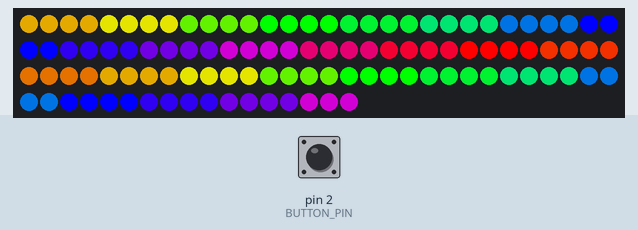
Bench run of a sketch on a simulated Arduino Uno, built with avr-gcc and run on an emulated ATmega328P. Parts: 107 RGB LEDs in strip order, left to right, continuing on the next row. The test bench sets the inputs (shaded band); at power-on: pin 2 (BUTTON_PIN) HIGH.

Above: at 3.26 s.
3.3 s: pin 2 (BUTTON_PIN) pulsed LOW 5 times (0.12 s each, 0.3 s apart)
At 3.87 s:
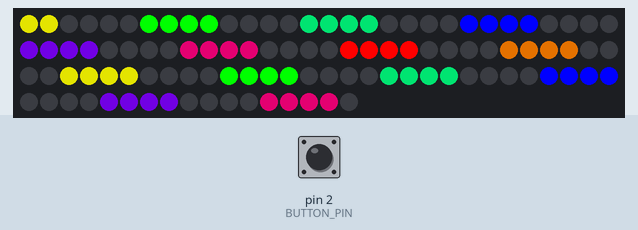
6.3 s: pin 2 (BUTTON_PIN) pulled LOW for 0.15 s
At 6.54 s:
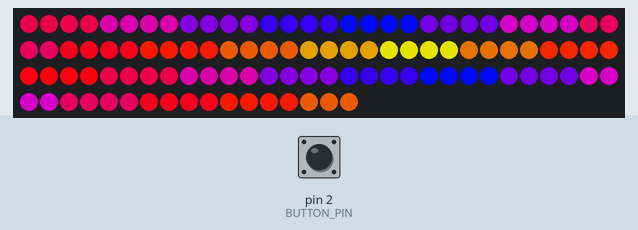
7.0 s: pin 2 (BUTTON_PIN) pulled LOW for 1 s
At 8.08 s:
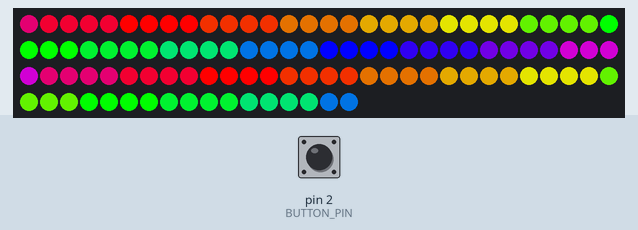

Measured:
- after the input at 3.3 s, the LEDs: first differ from a run without the input after 0.45 s (image 1 shows a later state)
- after the input at 6.3 s, the LEDs: first differ from a run without the input after 0.19 s (image 2)
- after the input at 7.0 s, the LEDs: first differ from a run without the input after 1.0 s (image 3)

The sketch:

Experimentalbutton.ino
```cpp
#include <FastLED.h>

#define LED_PIN      6   // which pin your pixels are connected to
#define NUM_LEDS    107    // how many LEDs you have
#define BRIGHTNESS 255   // 0-255, higher number is brighter.
#define SATURATION 255   // 0-255, 0 is pure white, 255 is fully saturated color
#define SPEED       50   // How fast the colors move.  Higher numbers = faster motion
#define STEPS        4   // How wide the bands of color are.  1 = more like a gradient, 10 = more like stripes
#define BUTTON_PIN   2   // button is connected to pin 2 and GND

#define COLOR_ORDER RGB  // Try mixing up the letters (RGB, GBR, BRG, etc) for a whole new world of color combinations

CRGB leds[NUM_LEDS];
CRGBPalette16 currentPalette;
CRGBPalette16 targetPalette( RainbowColors_p );
TBlendType    currentBlending;
int ledMode = 0;


//FastLED comes with several palettes pre-programmed.  I like purple a LOT, and so I added a custom purple palette.

const TProgmemPalette16 PurpleColors_p PROGMEM =
{
  CRGB::Yellow,
  CRGB::Yellow,
  CRGB::Orange,
  CRGB::Orange,

  CRGB::Yellow,
  CRGB::Yellow,
  CRGB::Orange,
  CRGB::Orange,

  CRGB::Yellow,
  CRGB::Yellow,
  CRGB::Orange,
  CRGB::Orange,

  CRGB::Yellow,
  CRGB::Yellow,
  CRGB::Orange,
  CRGB::Orange
};


unsigned long keyPrevMillis = 0;
const unsigned long keySampleIntervalMs = 25;
byte longKeyPressCountMax = 80;    // 80 * 25 = 2000 ms
byte longKeyPressCount = 0;

byte prevKeyState = HIGH;         // button is active low

void setup() {
  delay( 2000 ); // power-up safety delay
  FastLED.addLeds<WS2811, LED_PIN, COLOR_ORDER>(leds, NUM_LEDS).setCorrection( TypicalLEDStrip );
  FastLED.setBrightness(  BRIGHTNESS );
 // currentBlending = BLEND;
  pinMode(BUTTON_PIN, INPUT_PULLUP);
}

void loop() {

  byte currKeyState = digitalRead(BUTTON_PIN);

  if ((prevKeyState == LOW) && (currKeyState == HIGH)) {
    shortKeyPress();
  }
  prevKeyState = currKeyState;

  static uint8_t startIndex = 0;
  startIndex = startIndex + 1; /* motion speed */

  switch (ledMode) {

  case 0:
    currentPalette = RainbowColors_p;    //Red & Yellow, Fire Colors
    break;
  case 1:
    currentPalette = RainbowColors_p;    //Foresty greens and yellows
    break;
  case 2:
    currentPalette = RainbowStripeColors_p;  //Oceans are pretty and filled with mermaids
    break;
  case 3:
    currentPalette = PurpleColors_p;  //My custom palette from above
    break;
  case 4:
    currentPalette = RainbowColors_p;  //All the colors!
    break;
  case 5:
    currentPalette = RainbowStripeColors_p;   //Rainbow stripes
    break;
  case 6:
    currentPalette = PartyColors_p; //All the colors except the greens, which make people look a bit washed out
    break;
  }

  FillLEDsFromPaletteColors( startIndex);
  FastLED.show();
  FastLED.delay(1000 / SPEED);
}

void FillLEDsFromPaletteColors( uint8_t colorIndex) {
  for( int i = 0; i < NUM_LEDS; i++) {
    leds[i] = ColorFromPalette( currentPalette, colorIndex, BRIGHTNESS, currentBlending);
    colorIndex += STEPS;
  }
}

void shortKeyPress() {
  ledMode++;
  if (ledMode > 6) {
    ledMode=0;
  }
}
```
